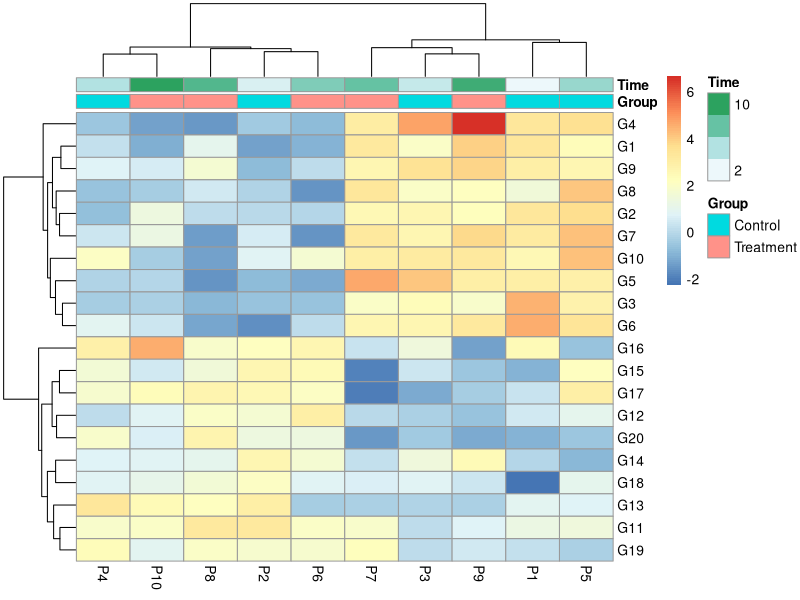
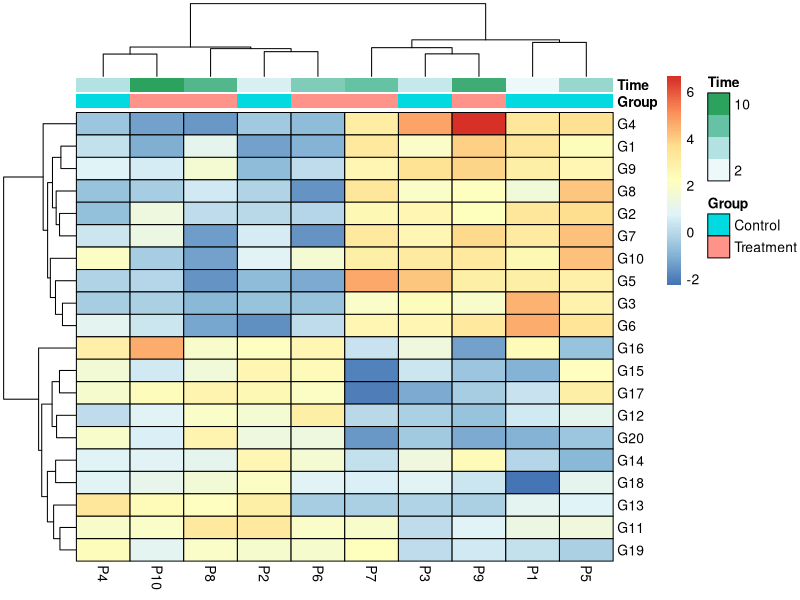

These charts were generated, in order, by the following R code:

# questa funzione modifica la funzione pheatmap per colorare i bordi della matrice di annotazione diversamente dalla matrice dei dati


library(pheatmap)
library(grid)
library(gtable)


#=================== MODIFICA funzione heatmap_motor =========================

# la funzione heatmap_motor è la funzione principale utilizzata da pheatmap che genera in concreto il plot  

heatmap_motor2 <- function (matrix, border_color, 
                            border_color_anno = NA , # INSERITO questo nuovo parametro!
                            cellwidth, cellheight, tree_col, 
                            tree_row, treeheight_col, treeheight_row, filename, width, 
                            height, breaks, color, legend, annotation_row, annotation_col, 
                            annotation_colors, annotation_legend, annotation_names_row, 
                            annotation_names_col, main, fontsize, fontsize_row, fontsize_col, 
                            hjust_col, vjust_col, angle_col, fmat, fontsize_number, 
                            number_color, gaps_col, gaps_row, labels_row, labels_col, 
                            ...) 
{
  lo = pheatmap:::lo(coln = labels_col, rown = labels_row, nrow = nrow(matrix), 
                     ncol = ncol(matrix), cellwidth = cellwidth, cellheight = cellheight, 
                     treeheight_col = treeheight_col, treeheight_row = treeheight_row, 
                     legend = legend, annotation_col = annotation_col, annotation_row = annotation_row, 
                     annotation_colors = annotation_colors, annotation_legend = annotation_legend, 
                     annotation_names_row = annotation_names_row, annotation_names_col = annotation_names_col, 
                     main = main, fontsize = fontsize, fontsize_row = fontsize_row, 
                     fontsize_col = fontsize_col, angle_col = angle_col, 
                     gaps_row = gaps_row, gaps_col = gaps_col, ...)
  res = lo$gt
  mindim = lo$mindim
  if (!is.na(filename)) {
    if (is.na(height)) {
      height = convertHeight(gtable_height(res), "inches", 
                             valueOnly = T)
    }
    if (is.na(width)) {
      width = convertWidth(gtable_width(res), "inches", 
                           valueOnly = T)
    }
    r = regexpr("\\.[a-zA-Z]*$", filename)
    if (r == -1) 
      stop("Improper filename")
    ending = substr(filename, r + 1, r + attr(r, "match.length"))
    f = switch(ending, pdf = function(x, ...) pdf(x, ...), 
               png = function(x, ...) png(x, units = "in", res = 300, 
                                          ...), jpeg = function(x, ...) jpeg(x, units = "in", 
                                                                             res = 300, ...), jpg = function(x, ...) jpeg(x, 
                                                                                                                          units = "in", res = 300, ...), tiff = function(x, 
                                                                                                                                                                         ...) tiff(x, units = "in", res = 300, compression = "lzw", 
                                                                                                                                                                                   ...), bmp = function(x, ...) bmp(x, units = "in", 
                                                                                                                                                                                                                    res = 300, ...), stop("File type should be: pdf, png, bmp, jpg, tiff"))
    f(filename, height = height, width = width)
    gt = heatmap_motor(matrix, cellwidth = cellwidth, cellheight = cellheight, 
                       border_color = border_color, tree_col = tree_col, 
                       tree_row = tree_row, treeheight_col = treeheight_col, 
                       treeheight_row = treeheight_row, breaks = breaks, 
                       color = color, legend = legend, annotation_col = annotation_col, 
                       annotation_row = annotation_row, annotation_colors = annotation_colors, 
                       annotation_legend = annotation_legend, annotation_names_row = annotation_names_row, 
                       annotation_names_col = annotation_names_col, filename = NA, 
                       main = main, fontsize = fontsize, fontsize_row = fontsize_row, 
                       fontsize_col = fontsize_col, hjust_col = hjust_col, 
                       vjust_col = vjust_col, angle_col = angle_col, fmat = fmat, 
                       fontsize_number = fontsize_number, number_color = number_color, 
                       labels_row = labels_row, labels_col = labels_col, 
                       gaps_col = gaps_col, gaps_row = gaps_row, ...)
    grid.draw(gt)
    dev.off()
    return(gt)
  }
  if (mindim < 3) 
    border_color = NA
  if (!is.na(main)) {
    elem = pheatmap:::draw_main(main, fontsize = 1.3 * fontsize, ...)
    res = gtable_add_grob(res, elem, t = 1, l = 3, name = "main", 
                          clip = "off")
  }
  if (!pheatmap:::is.na2(tree_col) & treeheight_col != 0) {
    elem = pheatmap:::draw_dendrogram(tree_col, gaps_col, horizontal = T)
    res = gtable_add_grob(res, elem, t = 2, l = 3, name = "col_tree")
  }
  if (!pheatmap:::is.na2(tree_row) & treeheight_row != 0) {
    elem = pheatmap:::draw_dendrogram(tree_row, gaps_row, horizontal = F)
    res = gtable_add_grob(res, elem, t = 4, l = 1, name = "row_tree")
  }
  elem = pheatmap:::draw_matrix(matrix, border_color, gaps_row, gaps_col, 
                                fmat, fontsize_number, number_color)
  res = gtable_add_grob(res, elem, t = 4, l = 3, clip = "off", 
                        name = "matrix")
  if (length(labels_col) != 0) {
    pars = list(labels_col, gaps = gaps_col, fontsize = fontsize_col, 
                hjust_col = hjust_col, vjust_col = vjust_col, angle_col = angle_col, 
                ...)
    elem = do.call(pheatmap:::draw_colnames, pars)
    res = gtable_add_grob(res, elem, t = 5, l = 3, clip = "off", 
                          name = "col_names")
  }
  if (length(labels_row) != 0) {
    pars = list(labels_row, gaps = gaps_row, fontsize = fontsize_row, 
                ...)
    elem = do.call(pheatmap:::draw_rownames, pars)
    res = gtable_add_grob(res, elem, t = 4, l = 4, clip = "off", 
                          name = "row_names")
  }
  
  
  
  if (!pheatmap:::is.na2(annotation_col)) {
    converted_annotation = pheatmap:::convert_annotations(annotation_col, 
                                                          annotation_colors)
    elem = pheatmap:::draw_annotations(converted_annotation, border_color_anno, 
                                       gaps_col, fontsize, horizontal = T)
    res = gtable_add_grob(res, elem, t = 3, l = 3, clip = "off", 
                          name = "col_annotation")
    if (annotation_names_col) {
      elem = pheatmap:::draw_annotation_names(annotation_col, fontsize, 
                                              horizontal = T)
      res = gtable_add_grob(res, elem, t = 3, l = 4, clip = "off", 
                            name = "col_annotation_names")
    }
  }
  if (!pheatmap:::is.na2(annotation_row)) {
    converted_annotation = pheatmap:::convert_annotations(annotation_row, 
                                                          annotation_colors)
    elem = pheatmap:::draw_annotations(converted_annotation, border_color_anno, 
                                       gaps_row, fontsize, horizontal = F)
    res = gtable_add_grob(res, elem, t = 4, l = 2, clip = "off", 
                          name = "row_annotation")
    if (annotation_names_row) {
      elem = pheatmap:::draw_annotation_names(annotation_row, fontsize, 
                                              horizontal = F, hjust_col = hjust_col, vjust_col = vjust_col, 
                                              angle_col = angle_col)
      res = gtable_add_grob(res, elem, t = 5, l = 2, clip = "off", 
                            name = "row_annotation_names")
    }
  }
  annotation = c(annotation_col[length(annotation_col):1], 
                 annotation_row[length(annotation_row):1])
  annotation = annotation[unlist(lapply(annotation, function(x) !pheatmap:::is.na2(x)))]
  if (length(annotation) > 0 & annotation_legend) {
    elem = pheatmap:::draw_annotation_legend(annotation, annotation_colors, 
                                             border_color, fontsize = fontsize, ...)
    t = ifelse(is.null(labels_row), 4, 3)
    res = gtable_add_grob(res, elem, t = t, l = 6, b = 5, 
                          clip = "off", name = "annotation_legend")
  }
  if (!pheatmap:::is.na2(legend)) {
    elem = pheatmap:::draw_legend(color, breaks, legend, fontsize = fontsize, 
                                  ...)
    t = ifelse(is.null(labels_row), 4, 3)
    res = gtable_add_grob(res, elem, t = t, l = 5, b = 5, 
                          clip = "off", name = "legend")
  }
  return(res)
}




#=================== MODIFICA funzione pheatmap =========================


pheatmap2 <- function(mat, color = colorRampPalette(rev( RColorBrewer::brewer.pal(n = 7, 
                                                                                  name = "RdYlBu")))(100), kmeans_k = NA, breaks = NA, border_color = "grey60", border_color_anno =NA,
                      cellwidth = NA, cellheight = NA, scale = "none", cluster_rows = TRUE, 
                      cluster_cols = TRUE, clustering_distance_rows = "euclidean", 
                      clustering_distance_cols = "euclidean", clustering_method = "complete", 
                      clustering_callback = pheatmap:::identity2, cutree_rows = NA, cutree_cols = NA, 
                      treeheight_row = ifelse((class(cluster_rows) == "hclust") || 
                                                cluster_rows, 50, 0), treeheight_col = ifelse((class(cluster_cols) == 
                                                                                                 "hclust") || cluster_cols, 50, 0), legend = TRUE, legend_breaks = NA, 
                      legend_labels = NA, annotation_row = NA, annotation_col = NA, 
                      annotation = NA, annotation_colors = NA, annotation_legend = TRUE, 
                      annotation_names_row = TRUE, annotation_names_col = TRUE, 
                      drop_levels = TRUE, show_rownames = T, show_colnames = T, 
                      main = NA, fontsize = 10, fontsize_row = fontsize, fontsize_col = fontsize, 
                      angle_col = c("270", "0", "45", "90", "315"), display_numbers = F, 
                      number_format = "%.2f", number_color = "grey30", fontsize_number = 0.8 * 
                        fontsize, gaps_row = NULL, gaps_col = NULL, labels_row = NULL, 
                      labels_col = NULL, filename = NA, width = NA, height = NA, 
                      silent = FALSE, na_col = "#DDDDDD", ...)
{
  if (is.null(labels_row)) {
    labels_row = rownames(mat)
  }
  if (is.null(labels_col)) {
    labels_col = colnames(mat)
  }
  mat = as.matrix(mat)
  if (scale != "none") {
    mat = scale_mat(mat, scale)
    if (pheatmap:::is.na2(breaks)) {
      breaks = pheatmap:::generate_breaks(mat, length(color), center = T)
    }
  }
  if (!is.na(kmeans_k)) {
    km = kmeans(mat, kmeans_k, iter.max = 100)
    mat = km$centers
    t = table(km$cluster)
    labels_row = sprintf("Cluster: %s Size: %d", names(t), 
                         t)
  }
  else {
    km = NA
  }
  if (is.matrix(display_numbers) | is.data.frame(display_numbers)) {
    if (nrow(display_numbers) != nrow(mat) | ncol(display_numbers) != 
        ncol(mat)) {
      stop("If display_numbers provided as matrix, its dimensions have to match with mat")
    }
    display_numbers = as.matrix(display_numbers)
    fmat = matrix(as.character(display_numbers), nrow = nrow(display_numbers), 
                  ncol = ncol(display_numbers))
    fmat_draw = TRUE
  }
  else {
    if (display_numbers) {
      fmat = matrix(sprintf(number_format, mat), nrow = nrow(mat), 
                    ncol = ncol(mat))
      fmat_draw = TRUE
    }
    else {
      fmat = matrix(NA, nrow = nrow(mat), ncol = ncol(mat))
      fmat_draw = FALSE
    }
  }
  if ((class(cluster_rows) == "hclust") || cluster_rows) {
    if (class(cluster_rows) == "hclust") {
      tree_row = cluster_rows
    }
    else {
      tree_row = pheatmap:::cluster_mat(mat, distance = clustering_distance_rows, 
                                        method = clustering_method)
      tree_row = clustering_callback(tree_row, mat)
    }
    mat = mat[tree_row$order, , drop = FALSE]
    fmat = fmat[tree_row$order, , drop = FALSE]
    labels_row = labels_row[tree_row$order]
    if (!is.na(cutree_rows)) {
      gaps_row = find_gaps(tree_row, cutree_rows)
    }
    else {
      gaps_row = NULL
    }
  }
  else {
    tree_row = NA
    treeheight_row = 0
  }
  if ((class(cluster_cols) == "hclust") || cluster_cols) {
    if (class(cluster_cols) == "hclust") {
      tree_col = cluster_cols
    }
    else {
      tree_col = pheatmap:::cluster_mat(t(mat), distance = clustering_distance_cols, 
                                        method = clustering_method)
      tree_col = clustering_callback(tree_col, t(mat))
    }
    mat = mat[, tree_col$order, drop = FALSE]
    fmat = fmat[, tree_col$order, drop = FALSE]
    labels_col = labels_col[tree_col$order]
    if (!is.na(cutree_cols)) {
      gaps_col = find_gaps(tree_col, cutree_cols)
    }
    else {
      gaps_col = NULL
    }
  }
  else {
    tree_col = NA
    treeheight_col = 0
  }
  attr(fmat, "draw") = fmat_draw
  if (!pheatmap:::is.na2(legend_breaks) & !pheatmap:::is.na2(legend_labels)) {
    if (length(legend_breaks) != length(legend_labels)) {
      stop("Lengths of legend_breaks and legend_labels must be the same")
    }
  }
  if (pheatmap:::is.na2(breaks)) {
    breaks = pheatmap:::generate_breaks(as.vector(mat), length(color))
  }
  if (!is.infinite(min(breaks))) {
    breaks = c(-Inf, breaks)
    color = c(color[1], color)
  }
  if (!is.infinite(max(breaks))) {
    breaks = c(breaks, Inf)
    color = c(color, color[length(color)])
  }
  non_inf_breaks = breaks[!is.infinite(breaks)]
  if (legend & pheatmap:::is.na2(legend_breaks)) {
    legend = grid.pretty(range(as.vector(non_inf_breaks)))
    names(legend) = legend
  }
  else if (legend & !pheatmap:::is.na2(legend_breaks)) {
    legend = legend_breaks[legend_breaks >= min(non_inf_breaks) & 
                             legend_breaks <= max(non_inf_breaks)]
    if (!pheatmap:::is.na2(legend_labels)) {
      legend_labels = legend_labels[legend_breaks >= min(non_inf_breaks) & 
                                      legend_breaks <= max(non_inf_breaks)]
      names(legend) = legend_labels
    }
    else {
      names(legend) = legend
    }
  }
  else {
    legend = NA
  }
  mat = pheatmap:::scale_colours(mat, col = color, breaks = breaks, na_col = na_col)
  if (pheatmap:::is.na2(annotation_col) & !pheatmap:::is.na2(annotation)) {
    annotation_col = annotation
  }
  if (!pheatmap:::is.na2(annotation_col)) {
    annotation_col = annotation_col[colnames(mat), , drop = F]
  }
  if (!pheatmap:::is.na2(annotation_row)) {
    annotation_row = annotation_row[rownames(mat), , drop = F]
  }
  annotation = c(annotation_row, annotation_col)
  annotation = annotation[unlist(lapply(annotation, function(x) !pheatmap:::is.na2(x)))]
  if (length(annotation) != 0) {
    annotation_colors = pheatmap:::generate_annotation_colours(annotation, 
                                                               annotation_colors, drop = drop_levels)
  }
  else {
    annotation_colors = NA
  }
  if (!show_rownames) {
    labels_row = NULL
  }
  if (!show_colnames) {
    labels_col = NULL
  }
  angle_col = as.character(angle_col)
  angle_col = match.arg(angle_col)
  if (angle_col == "0") {
    angle_col = 0
    hjust_col = 0.5
    vjust_col = 1
  }
  if (angle_col == "45") {
    angle_col = 45
    hjust_col = 1
    vjust_col = 1
  }
  if (angle_col == "90") {
    angle_col = 90
    hjust_col = 1
    vjust_col = 0.5
  }
  if (angle_col == "270") {
    angle_col = 270
    hjust_col = 0
    vjust_col = 0.5
  }
  if (angle_col == "315") {
    angle_col = 315
    hjust_col = 0
    vjust_col = 1
  }
  pdf(file = NULL)
  gt = heatmap_motor2(mat, border_color = border_color, cellwidth = cellwidth, 
                      cellheight = cellheight, treeheight_col = treeheight_col, 
                      treeheight_row = treeheight_row, tree_col = tree_col, 
                      tree_row = tree_row, filename = filename, width = width, 
                      height = height, breaks = breaks, color = color, legend = legend, 
                      annotation_row = annotation_row, annotation_col = annotation_col, 
                      annotation_colors = annotation_colors, annotation_legend = annotation_legend, 
                      annotation_names_row = annotation_names_row, annotation_names_col = annotation_names_col, 
                      main = main, fontsize = fontsize, fontsize_row = fontsize_row, 
                      fontsize_col = fontsize_col, hjust_col = hjust_col, 
                      vjust_col = vjust_col, angle_col = angle_col, fmat = fmat, 
                      fontsize_number = fontsize_number, number_color = number_color, 
                      gaps_row = gaps_row, gaps_col = gaps_col, labels_row = labels_row, 
                      labels_col = labels_col, ...)
  dev.off()
  if (is.na(filename) & !silent) {
    grid.newpage()
    grid.draw(gt)
  }
  invisible(structure(list(tree_row = tree_row, tree_col = tree_col, 
                           kmeans = km, gtable = gt), class = "pheatmap"))
}




#======================== TEST ==================================


# Crea dati casuali
set.seed(123)
data <- matrix(rnorm(200), 20, 10)
data[1:10, seq(1, 10, 2)] <- data[1:10, seq(1, 10, 2)] + 3
data[11:20, seq(2, 10, 2)] <- data[11:20, seq(2, 10, 2)] + 2
data <- data + rnorm(200, sd = 0.4)
colnames(data) <- paste("P", 1:10, sep = "")
rownames(data) <- paste("G", 1:20, sep = "")

# Crea annotazioni di colonne
annotation_col = data.frame(
  Group = factor(rep(c("Control", "Treatment"), each = 5)),
  Time = 1:10
)
rownames(annotation_col) <- paste("P", 1:10, sep = "")

# funzione standard
pt0 <- pheatmap(data,annotation_col = annotation_col)


# funzione modificata, border_color_anno = NA
pt <- pheatmap2(data, annotation_col = annotation_col, 
                border_color = "black",
                border_color_anno = NA)
